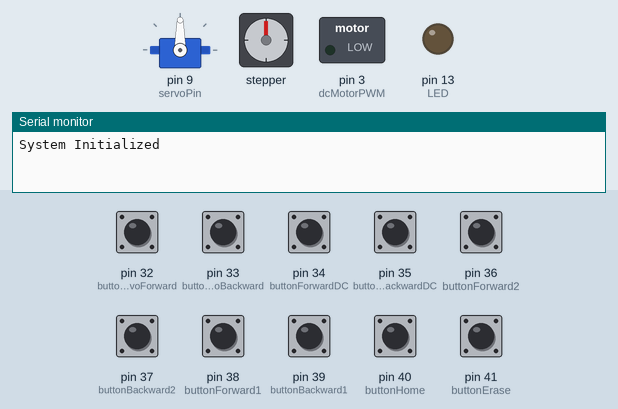
The sketch below on a simulated Arduino Mega 2560, built with avr-gcc and run on an emulated ATmega2560. Shown: servo, stepper motor, switched loads named in the sketch (green lamp = pin HIGH), output pins drawn as LEDs (lit = HIGH), the last lines printed to the serial monitor. Inputs (shaded band) come from the test bench; at power-on: pin 32 (buttonServoForward), pin 33 (buttonServoBackward), pin 34 (buttonForwardDC), pin 35 (buttonBackwardDC), pin 36 (buttonForward2), pin 37 (buttonBackward2), pin 38 (buttonForward1), pin 39 (buttonBackward1), pin 40 (buttonHome), pin 41 (buttonErase) HIGH. Stepper angles assume 200 steps per turn.

Above: at 1.2 s.
1.3 s: pin 41 (buttonErase) pulled LOW for 0.15 s
At 1.6 s:
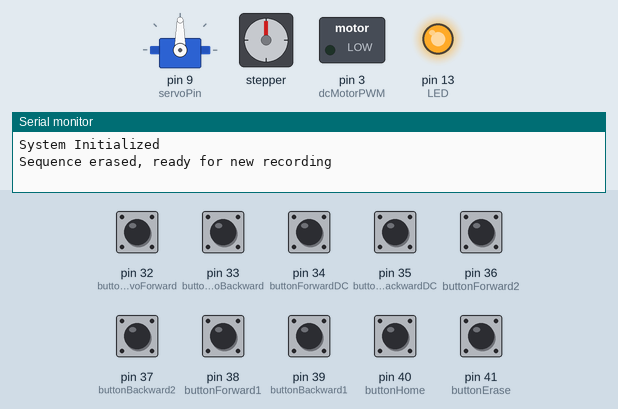
3.3 s: pin 36 (buttonForward2) pulled LOW for 1 s
At 5.2 s:
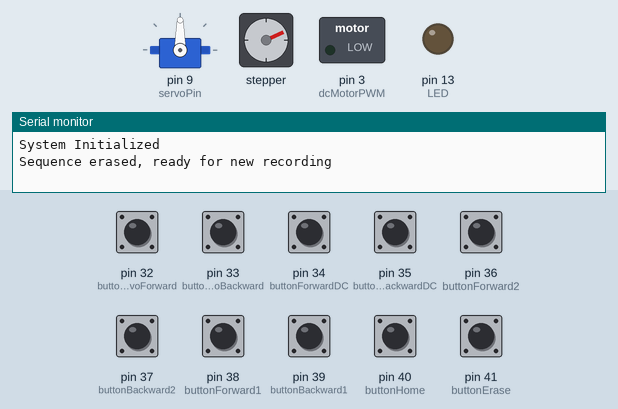
5.8 s: pin 33 (buttonServoBackward) pulled LOW for 0.15 s
At 6.2 s:
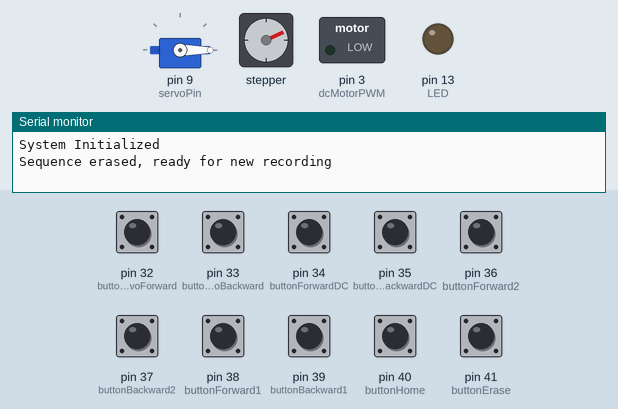
7.4 s: pin 34 (buttonForwardDC) pulled LOW for 0.15 s
At 8.6 s:
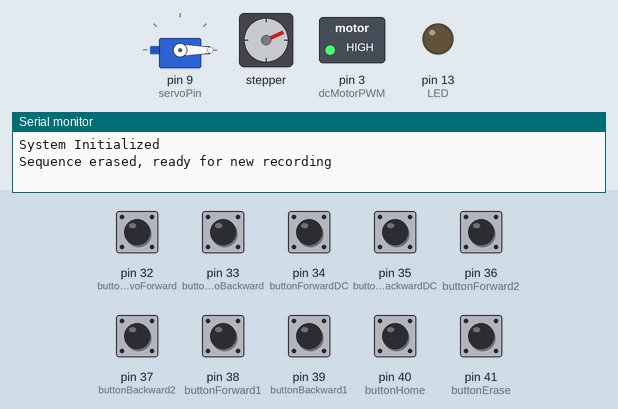
9.0 s: pin 32 (buttonServoForward) pulled LOW for 0.15 s
At 9.8 s:
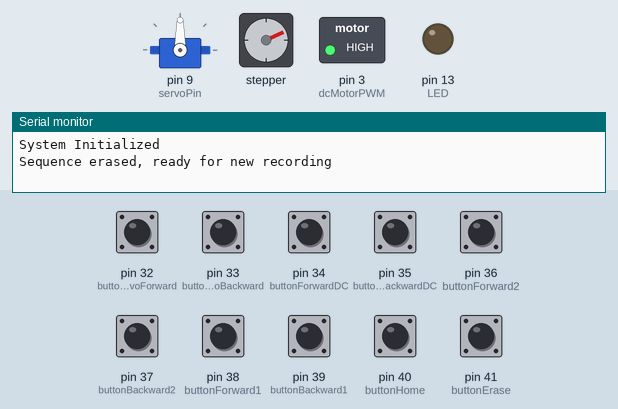
10.6 s: pin 37 (buttonBackward2) pulled LOW for 0.15 s
At 11.2 s:
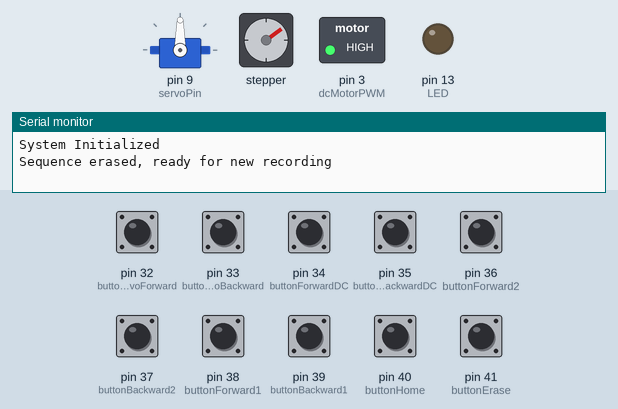
Timing chart, 0 to 13.2 s (numbered marks = the images above; inputs shaded):
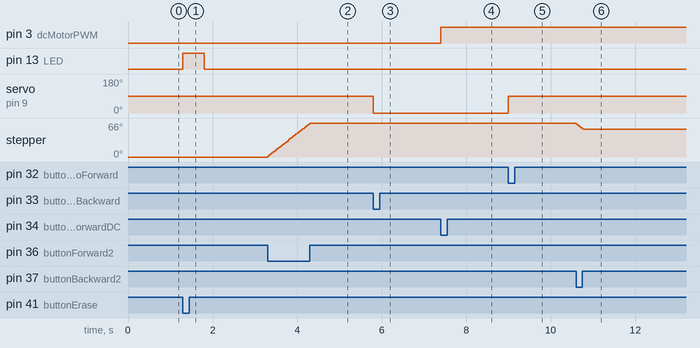

The sketch:

SCARA_MEGAAA.ino
```cpp
#include <AccelStepper.h>
#include <Servo.h>

#define LED 13

// Motor Pins (Stepper, DC, Servo)
#define dirPin1 4
#define stepPin1 5
#define dirPin2 6
#define stepPin2 7
#define dcMotorPin1 24   // Direction Pin 1 for DC Motor
#define dcMotorPin2 25   // Direction Pin 2 for DC Motor
#define dcMotorPWM 3   // PWM Pin for DC Motor speed control
#define servoPin 9      // Servo Pin

// Buttons
#define buttonForward1 38
#define buttonBackward1 39
#define buttonForward2 36
#define buttonBackward2 37
#define buttonForwardDC 34
#define buttonBackwardDC 35
#define buttonHome 40
#define buttonErase 41
#define buttonServoForward 32   // Button for moving servo forward
#define buttonServoBackward 33  // Button for moving servo backward

// Motor interface type (Step, DC, Servo)
#define motorInterfaceType 1

// Create Stepper and Servo objects
AccelStepper stepper1(motorInterfaceType, stepPin1, dirPin1);
AccelStepper stepper2(motorInterfaceType, stepPin2, dirPin2);
Servo servo;

// Movement data structure
struct Movement {
  enum ActuatorType {STEP, DC, SERVO} type;  // Type of actuator
  int value;  // Steps (stepper), Time (DC motor), or Degrees (servo)
  int direction;  // Direction (for DC motors, forward = 1, backward = -1)
};

Movement sequence[1200];  // Array to store the sequence of movements
int sequenceIndex = 0;   // Index to keep track of where to insert next movement
bool isRecording = true;
bool isReplaying = false;
int MAX_SPEED_STPR = 6400;
int MAX_ACCEL_STPR = 1200;

void setup() {
  pinMode(LED, OUTPUT);
  pinMode(buttonForward1, INPUT_PULLUP);
  pinMode(buttonBackward1, INPUT_PULLUP);
  pinMode(buttonForward2, INPUT_PULLUP);
  pinMode(buttonBackward2, INPUT_PULLUP);
  pinMode(buttonForwardDC, INPUT_PULLUP);
  pinMode(buttonBackwardDC, INPUT_PULLUP);
  pinMode(buttonHome, INPUT_PULLUP);
  pinMode(buttonErase, INPUT_PULLUP);
  pinMode(buttonServoForward, INPUT_PULLUP);
  pinMode(buttonServoBackward, INPUT_PULLUP);

  stepper1.setMaxSpeed(MAX_SPEED_STPR);
  stepper1.setAcceleration(MAX_ACCEL_STPR);
  stepper2.setMaxSpeed(MAX_SPEED_STPR);
  stepper2.setAcceleration(MAX_ACCEL_STPR);

  servo.attach(servoPin);
  Serial.begin(9600);
  Serial.println("System Initialized");
}

void loop() {
  // If we are recording movements
  if (isRecording) {

       // Check for home button to stop recording and start replay
    if (digitalRead(buttonHome) == LOW) {
      delay(100);
      isRecording = false;
      isReplaying = true;
      homeAll();  // Move everything to home position first
      replaySequence();
    }

    // Stepper motor forward/backward button press for motor 1
    if (digitalRead(buttonForward1) == LOW) {
      stepper1.move(1);  // Move stepper 1
      recordMovement(Movement::STEP, 1, 0);  // Record step for motor 1
    } else if (digitalRead(buttonBackward1) == LOW) {
      stepper1.move(-1);  // Move stepper 1
      recordMovement(Movement::STEP, -1, 0); // Record step for motor 1
    }

    // Stepper motor forward/backward button press for motor 2
    if (digitalRead(buttonForward2) == LOW) {
      stepper2.move(1);  // Move stepper 2
      recordMovement(Movement::STEP, 1, 1);  // Record step for motor 2
    } else if (digitalRead(buttonBackward2) == LOW) {
      stepper2.move(-1);  // Move stepper 2
      recordMovement(Movement::STEP, -1, 1); // Record step for motor 2
    }

    // DC motor forward/backward button press
    if (digitalRead(buttonForwardDC) == LOW) {
      digitalWrite(dcMotorPin1, HIGH);   // Set direction for forward
      digitalWrite(dcMotorPin2, LOW);    // Set direction for forward
      analogWrite(dcMotorPWM, 255);      // Forward DC motor
      recordMovement(Movement::DC, 3, 1); // Record 3 seconds forward movement
    } else if (digitalRead(buttonBackwardDC) == LOW) {
      digitalWrite(dcMotorPin1, LOW);    // Set direction for backward
      digitalWrite(dcMotorPin2, HIGH);   // Set direction for backward
      analogWrite(dcMotorPWM, 255);      // Backward DC motor
      recordMovement(Movement::DC, 3, -1); // Record 3 seconds backward movement
    }

    // Servo motor forward/backward button press
    if (digitalRead(buttonServoForward) == LOW) {
      servo.write(90);   // Move Servo to 90 degrees
      recordMovement(Movement::SERVO, 90, 1);  // Record to 90 degrees
    } else if (digitalRead(buttonServoBackward) == LOW) {
      servo.write(0);    // Move Servo to 0 degrees
      recordMovement(Movement::SERVO, 0, 1);  // Record to 0 degrees
    }


  }

  // If we are replaying the recorded sequence
  if (isReplaying) {
    replaySequence();
  }

  // Erase button logic
  if (digitalRead(buttonErase) == LOW) {
    eraseSequence();
  }

  // Run stepper motors
  stepper1.run();
  stepper2.run();
}

// Function to record movements
void recordMovement(Movement::ActuatorType type, int value, int direction) {
  if (sequenceIndex < 100) {
    sequence[sequenceIndex].type = type;
    sequence[sequenceIndex].value = value;
    sequence[sequenceIndex].direction = direction;
    sequenceIndex++;
  }
}

// Function to replay the sequence
void replaySequence() {
  for (int i = 0; i < sequenceIndex; i++) {
    Movement movement = sequence[i];
    switch (movement.type) {
      case Movement::STEP:
        if (movement.direction == 0) {
          stepper1.move(movement.value);  // Move stepper 1
        } else {
          stepper2.move(movement.value);  // Move stepper 2
        }
        break;
      case Movement::DC:
        if (movement.direction == 1) {
          digitalWrite(dcMotorPin1, HIGH);   // Forward DC motor
          digitalWrite(dcMotorPin2, LOW);    // Set direction for forward
        } else {
          digitalWrite(dcMotorPin1, LOW);    // Backward DC motor
          digitalWrite(dcMotorPin2, HIGH);   // Set direction for backward
        }
        analogWrite(dcMotorPWM, 255);  // Run for the specified time
        delay(movement.value * 1000);  // Move for the specified time in seconds
        analogWrite(dcMotorPWM, 0);   // Stop the motor
        break;
      case Movement::SERVO:
        servo.write(movement.value);   // Move servo to the specified angle
        delay(500);  // Allow time for servo to reach the position
        break;
    }
  }
  homeAll();  // Return all actuators to home position
}

// Function to return all actuators to home position
void homeAll() {
  stepper1.setCurrentPosition(0);  // Reset stepper 1 position
  stepper2.setCurrentPosition(0);  // Reset stepper 2 position
  servo.write(0);  // Return servo to home position
}

// Function to erase the recorded sequence
void eraseSequence() {
  sequenceIndex = 0;
  isRecording = true;
  isReplaying = false;
  Serial.println("Sequence erased, ready for new recording");
  digitalWrite(LED, HIGH);  // Blink LED to show erase
  delay(500);
  digitalWrite(LED, LOW);
  delay(500);
}
```

Measured:
- after the input at 1.3 s, pin 13 (LED): LOW → HIGH at once, → LOW 0.50 s later
- after the input at 3.3 s, stepper: turns 66° clockwise in 1.0 s, starting at once
- after the input at 5.8 s, servo on pin 9 (servoPin): 90° → 0° at once
- after the input at 7.4 s, pin 3 (dcMotorPWM): LOW → HIGH at once
- after the input at 9.0 s, servo on pin 9 (servoPin): 0° → 90° at once
- after the input at 10.6 s, stepper: turns 12° counter-clockwise in 0.17 s, starting at once
